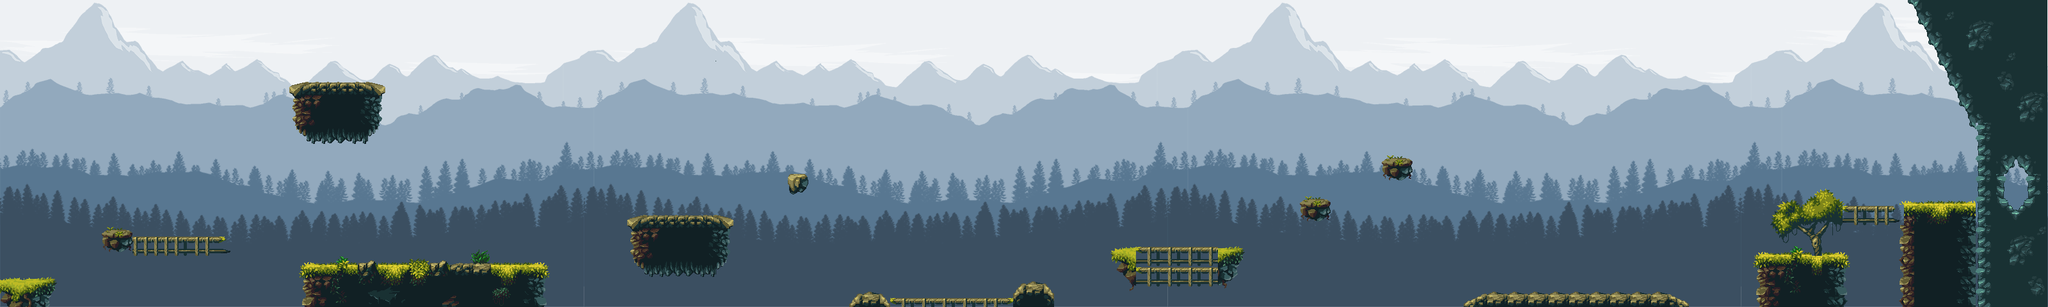

A level layout from a 2D game, rendered from its tile map. Below: a short description, then the map file with tile-grid data replaced by summaries:
An orthogonal 200x30 tile map with 16x16 px tiles, 8 tile layers (Navigation, bg, cloud, mountain, ...), 2 tilesets and 34 objects (28x floor, 5x dead, end).

<map version="1.0" orientation="orthogonal" renderorder="right-down" width="200" height="30" tilewidth="16" tileheight="16" nextobjectid="93">
 <properties>
  <property name="pos.x" type="float" value="10" />
  <property name="pos.y" type="float" value="300" />
 </properties>
 <tileset firstgid="1" name="background2" tilewidth="16" tileheight="16" tilecount="16384" columns="128">
  <image source="background2.png" width="2048" height="2048" />
 </tileset>
 <tileset firstgid="16385" name="Tileset" tilewidth="16" tileheight="16" tilecount="1160" columns="58">
  <image source="Tileset.png" width="928" height="320" />
 </tileset>
 <layer name="Navigation" width="200" height="30">
  <properties>
   <property name="Navigation" type="int" value="1" />
  </properties>
  <data>[6000 cells, 591 non-empty, 1 distinct tile ids]</data>
 </layer>
 <layer name="bg" width="200" height="30">
  <data>[6000 cells, 6000 non-empty, 1749 distinct tile ids]</data>
 </layer>
 <layer name="cloud" width="200" height="30">
  <properties>
   <property name="parallaxspeed" type="float" value="0.2" />
  </properties>
  <data>[6000 cells, 6000 non-empty, 1690 distinct tile ids]</data>
 </layer>
 <layer name="mountain" width="200" height="30">
  <properties>
   <property name="parallaxspeed" type="float" value="0.4" />
  </properties>
  <data>[6000 cells, 6000 non-empty, 1694 distinct tile ids]</data>
 </layer>
 <layer name="tree3" width="200" height="30">
  <properties>
   <property name="parallaxspeed" type="float" value="0.6" />
  </properties>
  <data>[6000 cells, 6000 non-empty, 1256 distinct tile ids]</data>
 </layer>
 <layer name="tree2" width="200" height="30">
  <properties>
   <property name="parallaxspeed" type="float" value="0.7" />
  </properties>
  <data>[6000 cells, 6000 non-empty, 1864 distinct tile ids]</data>
 </layer>
 <layer name="tree1" width="200" height="30">
  <properties>
   <property name="parallaxspeed" type="float" value="0.8" />
  </properties>
  <data>[6000 cells, 6000 non-empty, 1214 distinct tile ids]</data>
 </layer>
 <layer name="MainGround" width="200" height="30" offsetx="-1" offsety="0">
  <properties>
   <property name="parallaxspeed" type="float" value="1" />
  </properties>
  <data>[6000 cells, 3368 non-empty, 395 distinct tile ids]</data>
 </layer>
 <objectgroup name="Collisions">
  <object id="30" name="dead" x="80" y="472" width="391" height="22" />
  <object id="31" name="dead" x="853" y="472" width="474" height="30" />
  <object id="32" name="dead" x="1648" y="477" width="637" height="56" />
  <object id="33" name="dead" x="2639" y="475" width="109" height="31" />
  <object id="34" name="dead" x="2885" y="474" width="85" height="20" />
  <object id="36" name="floor" x="-1" y="435" width="84" height="58" />
  <object id="38" name="floor" x="-48" y="-3" width="51" height="492" />
  <object id="39" name="floor" x="161" y="356" width="45" height="38" />
  <object id="40" name="floor" x="207" y="371" width="152" height="32" />
  <object id="41" name="floor" x="456" y="128" width="147" height="96" />
  <object id="42" name="floor" x="471" y="410" width="384" height="71" />
  <object id="43" name="floor" x="977" y="337" width="167" height="97" />
  <object id="44" name="floor" x="1230" y="270" width="32" height="33" />
  <object id="45" name="floor" x="1330" y="460" width="58" height="23" />
  <object id="46" name="floor" x="1390" y="465" width="193" height="24" />
  <object id="48" name="floor" x="1583" y="448" width="64" height="33" />
  <object id="49" name="floor" x="1734" y="384" width="208" height="66" />
  <object id="50" name="floor" x="2032" y="310" width="45" height="37" />
  <object id="51" name="floor" x="2158" y="245" width="49" height="35" />
  <object id="73" name="floor" x="2748" y="394" width="137.5" height="87" />
  <object id="74" name="floor" x="2879.5" y="320.167" width="87.5" height="29.3333" />
  <object id="75" name="floor" x="2971.5" y="319.833" width="267" height="159.667" />
  <object id="78" name="floor" x="3088" y="-1" width="151" height="199" />
  <object id="79" name="floor" x="3039" y="-1" width="48" height="111" />
  <object id="80" name="floor" x="3007" y="-2" width="30" height="51" />
  <object id="81" name="floor" x="3056" y="109" width="32" height="35" />
  <object id="82" name="floor" x="3072" y="145" width="15" height="32" />
  <object id="83" name="floor" x="2995" y="-1" width="11" height="19" />
  <object id="84" name="floor" x="3022" y="51" width="14" height="18" />
  <object id="85" name="floor" x="3061" y="144" width="10" height="17" />
  <object id="86" name="floor" x="3078" y="176" width="9" height="21" />
  <object id="87" name="floor" x="3026" y="68" width="12" height="34" />
  <object id="89" name="floor" x="2288" y="458.333" width="350.333" height="23" />
  <object id="92" name="end" x="3123" y="200" width="111.333" height="115.667" />
 </objectgroup>
</map>
